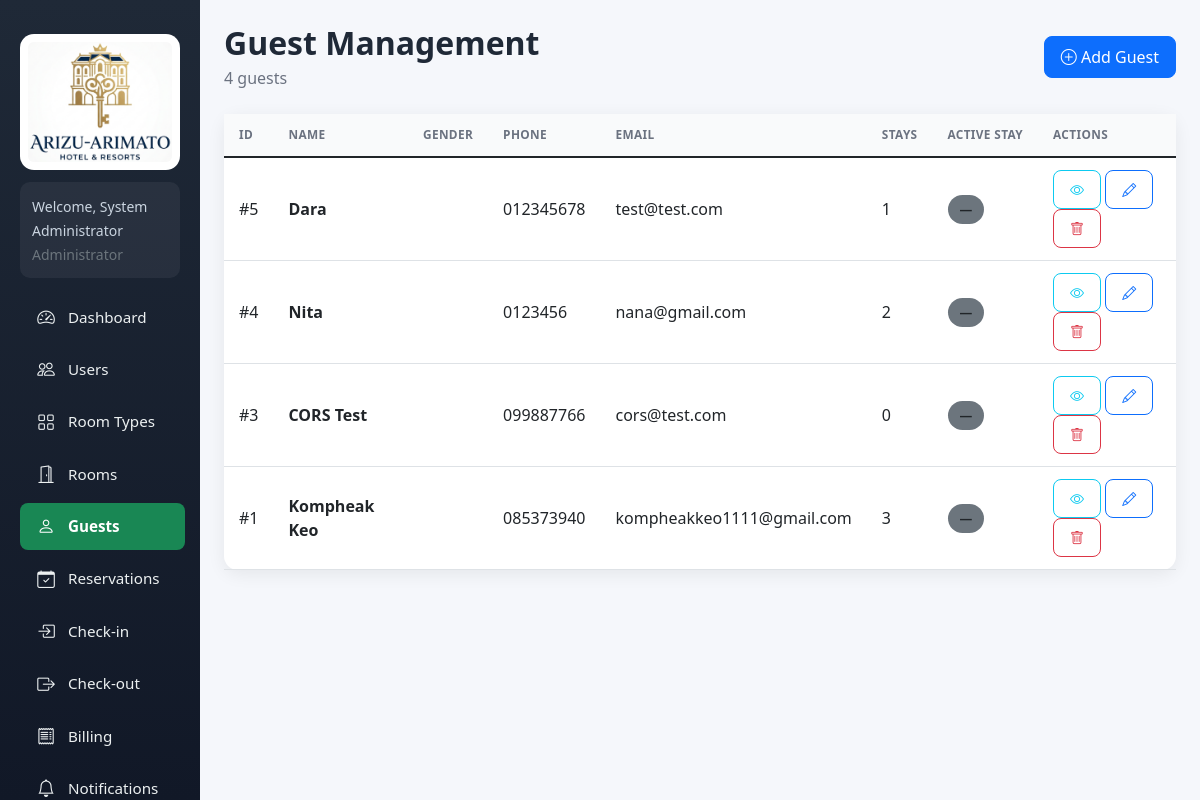
Screenshot of /backend/index.php?r=guests/index (signed in) with the database file from the repository.
### tables this page shows
CREATE TABLE `guests` (
  `id` int(11) NOT NULL AUTO_INCREMENT,
  `full_name` varchar(100) NOT NULL,
  `gender` enum('Male','Female','Other') DEFAULT NULL,
  `date_of_birth` date DEFAULT NULL,
  `nationality` varchar(50) DEFAULT NULL,
  `phone` varchar(20) NOT NULL,
  `email` varchar(100) DEFAULT NULL,
  `address` text DEFAULT NULL,
  `identification_number` varchar(50) NOT NULL,
  `created_at` timestamp NOT NULL DEFAULT current_timestamp(),
  PRIMARY KEY (`id`)
);

### backend/Core/Controller.php (called while the page is built, shortened)
<?php
abstract class Controller
{
    protected function view($view, array $data = [], $active = '', $pageTitle = '')
    {
        extract($data);
        require __DIR__ . '/../Views/layout/header.php';
        require __DIR__ . '/../Views/' . $view . '.php';
        require __DIR__ . '/../Views/layout/footer.php';
    }
}

### backend/Controllers/GuestController.php (called while the page is built, shortened)
<?php
class GuestController extends Controller
{
    private $validGender = ['Male', 'Female', 'Other'];
    public function __construct()
    {
        $this->guest = new Guest();
    }
    public function indexAction()
    {
        $guests = $this->guest->all();
        $this->view('guests/index', [
            'guests'   => $guests,
            'validGender' => $this->validGender,
            'message'  => $this->message ?? '',
            'error'    => $this->error ?? '',
        ], 'guests', 'Guests');
    }
}

### backend/Core/Router.php (called while the page is built, shortened)
<?php
class Router
{
    public function dispatch($route)
    {
        $route = trim($route, '/');
        $parts = explode('/', $route);
        $action = isset($parts[1]) && $parts[1] !== '' ? $parts[1] : 'index';
        $method = $action . 'Action';
        $instance = new $class();
        $instance->$method();
    }
}

### backend/index.php (called while the page is built, shortened)
<?php
require __DIR__ . '/bootstrap.php';
$route = isset($_GET['r']) ? $_GET['r'] : '';
$router = new Router();
$router->dispatch($route);

### backend/bootstrap.php (called while the page is built, shortened)
<?php
require_once __DIR__ . '/config.php';
spl_autoload_register(function ($class) {
    $prefix = 'App\\';
    $relative = substr($class, strlen($prefix));
    $file = __DIR__ . '/' . str_replace('\\', '/', $relative) . '.php';
});

### backend/config.php (called while the page is built, shortened)
<?php
function getDB() {
    static $conn = null;
    if ($conn !== null) return $conn;
    try {
        $conn = new PDO("mysql:host=" . DB_HOST . ";dbname=" . DB_NAME . ";charset=utf8mb4", DB_USER, DB_PASS);
        $conn->setAttribute(PDO::ATTR_ERRMODE, PDO::ERRMODE_EXCEPTION);
        $conn->setAttribute(PDO::ATTR_DEFAULT_FETCH_MODE, PDO::FETCH_ASSOC);
        return $conn;
    } catch(PDOException $e) {
        die("Database connection failed. Please run setup first: <a href='index.php?r=setup/index'>Install</a><br>Error: " . $e->getMessage());
    }
}

### backend/Core/Model.php (called while the page is built, shortened)
<?php
abstract class Model
{
    public function __construct()
    {
        $this->db = getDB();
    }
}

### backend/Models/Guest.php (called while the page is built, shortened)
<?php
class Guest extends Model
{
    public function all()
    {
        return $this->db->query(
            "SELECT g.*,
                    (SELECT COUNT(*) FROM reservations r WHERE r.guest_id=g.id AND r.status != 'Cancelled') stays,
                    (SELECT COUNT(*) FROM check_ins c WHERE c.guest_id=g.id AND c.status='Active') active_stay
             FROM guests g ORDER BY g.created_at DESC"
        )->fetchAll(PDO::FETCH_ASSOC);
    }
}

### backend/Views/guests/index.php (the view, shortened to what this page needs)
<div class="d-flex justify-content-between align-items-center mb-4">
    <div>
        <h2 class="page-title mb-1">Guest Management</h2>
        <p class="page-subtitle mb-0"><?php echo count($guests); ?> guests</p>
    </div>
    <button class="btn btn-primary" data-bs-toggle="modal" data-bs-target="#addGuestModal">
        <i class="bi bi-plus-circle"></i> Add Guest
    </button>
</div>
<div class="card">
    <div class="card-body p-0">
        <div class="table-responsive">
            <table class="table table-hover align-middle mb-0">
                <thead>
                    <tr>
                        <th>ID</th>
                        <th>Name</th>
                        <th>Gender</th>
                        <th>Phone</th>
                        <th>Email</th>
                        <th>Stays</th>
                        <th>Active Stay</th>
                        <th>Actions</th>
                    </tr>
                </thead>
                <tbody>
                <?php foreach ($guests as $g): ?>
                    <tr>
                        <td>#<?php echo (int)$g['id']; ?></td>
                        <td><strong><?php echo htmlspecialchars($g['full_name']); ?></strong></td>
                        <td><?php echo htmlspecialchars($g['gender']); ?></td>
                        <td><?php echo htmlspecialchars($g['phone']); ?></td>
                        <td><?php echo htmlspecialchars($g['email'] ?: '—'); ?></td>
                        <td><?php echo (int)$g['stays']; ?></td>
                        <td>
                            <?php if ((int)$g['active_stay'] > 0): ?>
                                <span class="status-badge bg-success text-white">Checked In</span>
                            <?php else: ?>
                                <span class="status-badge bg-secondary">—</span>
                            <?php endif; ?>
                        </td>
                        <td>
                            <button class="btn btn-sm btn-outline-info" onclick="viewGuest(<?php echo (int)$g['id']; ?>)"><i class="bi bi-eye"></i></button>
                            <button class="btn btn-sm btn-outline-primary" onclick="editGuest(<?php echo (int)$g['id']; ?>)"><i class="bi bi-pencil"></i></button>
                            <form method="POST" style="display:inline" onsubmit="return confirm('Delete this guest?')">
                                <button class="btn btn-sm btn-outline-danger"><i class="bi bi-trash"></i></button>
                            </form>
                        </td>
                    </tr>
                <?php endforeach; ?>
                </tbody>
            </table>
        </div>
    </div>
</div>

### backend/assets/css/style.css (style rules this page uses)
:root { --sidebar-bg: linear-gradient(180deg, #1f2937, #111827); --primary: #198754; --primary-dark: #157347; --surface: #ffffff; --bg: #f5f7fb; --text: #1f2937; --muted: #6b7280; --border: #e5e7eb; --shadow: 0 4px 18px rgba(0, 0, 0, .07); --radius: 14px; --sidebar-width: 250px; }
* { box-sizing: border-box; }
body { background: var(--bg); color: var(--text); font-family: "Segoe UI", system-ui, -apple-system, sans-serif; margin: 0; overflow-x: hidden; }
.page-title { font-weight: 700; color: var(--text); margin-bottom: 5px; }
.page-subtitle { color: var(--muted); margin-bottom: 20px; }
.card { border: 0; border-radius: var(--radius); box-shadow: var(--shadow); }
.card-body { padding: 20px; }
.btn { border-radius: 8px; font-weight: 500; padding: 8px 16px; }
.status-badge { display: inline-block; padding: 5px 12px; border-radius: 20px; font-size: .8rem; font-weight: 600; white-space: nowrap; }
.table { min-width: 600px; }
.table thead th { text-transform: uppercase; font-size: .74rem; letter-spacing: .03em; color: var(--muted); border-bottom: 1px solid var(--border); white-space: nowrap; padding: 12px 15px; background: #f9fafb; }
.table td, .table th { vertical-align: middle; padding: 12px 15px; }

### rows the page displays
guests: id "5", full_name "Dara", phone "012345678", email "test@test.com", stays "1"
guests: id "4", full_name "Nita", phone "0123456", email "nana@gmail.com", stays "2"
guests: id "3", full_name "CORS Test", phone "099887766", email "cors@test.com", stays "0"
guests: id "1", full_name "Kompheak Keo", phone "085373940", email "kompheakkeo1111@gmail.com", stays "3"

### other values shown
$_SESSION['user_name'] "System Administrator"
$_SESSION['user_role'] "Administrator"
$label "Dashboard Users Room Types Rooms Guests Reservations Check-in Check-out Billing Notifications"
count($guests) "4"
